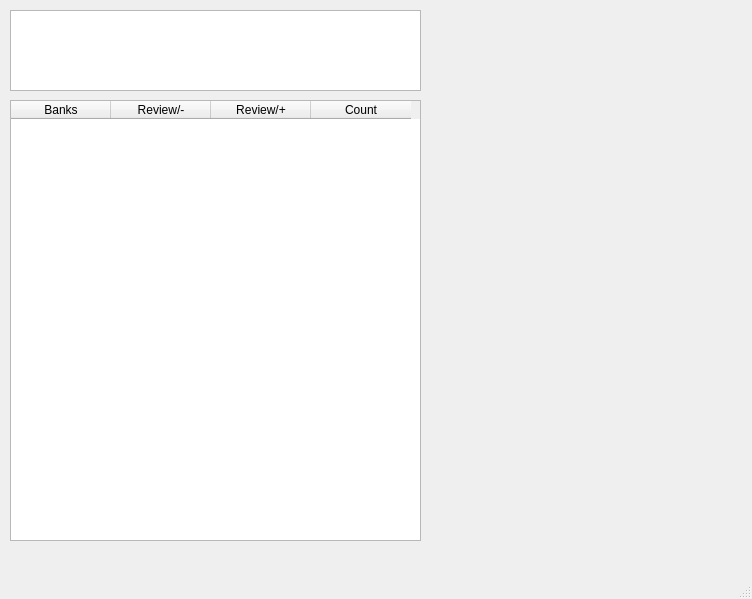
<?xml version="1.0" encoding="UTF-8"?>
<ui version="4.0">
 <class>MainWindow</class>
 <widget class="QMainWindow" name="MainWindow">
  <property name="geometry">
   <rect>
    <x>0</x>
    <y>0</y>
    <width>752</width>
    <height>599</height>
   </rect>
  </property>
  <property name="minimumSize">
   <size>
    <width>752</width>
    <height>599</height>
   </size>
  </property>
  <property name="maximumSize">
   <size>
    <width>752</width>
    <height>599</height>
   </size>
  </property>
  <property name="windowTitle">
   <string>Main Senter</string>
  </property>
  <property name="unifiedTitleAndToolBarOnMac">
   <bool>false</bool>
  </property>
  <widget class="QWidget" name="centralwidget">
   <widget class="QTableWidget" name="tableWidget">
    <property name="geometry">
     <rect>
      <x>10</x>
      <y>100</y>
      <width>411</width>
      <height>441</height>
     </rect>
    </property>
    <column>
     <property name="text">
      <string>Banks</string>
     </property>
    </column>
    <column>
     <property name="text">
      <string>Review/-</string>
     </property>
    </column>
    <column>
     <property name="text">
      <string>Review/+</string>
     </property>
    </column>
    <column>
     <property name="text">
      <string>Count</string>
     </property>
    </column>
   </widget>
   <widget class="QTextEdit" name="textEdit">
    <property name="geometry">
     <rect>
      <x>10</x>
      <y>10</y>
      <width>411</width>
      <height>81</height>
     </rect>
    </property>
   </widget>
  </widget>
  <widget class="QMenuBar" name="menubar">
   <property name="geometry">
    <rect>
     <x>0</x>
     <y>0</y>
     <width>752</width>
     <height>21</height>
    </rect>
   </property>
  </widget>
  <widget class="QStatusBar" name="statusbar"/>
 </widget>
 <resources/>
 <connections>
  <connection>
   <sender>MainWindow</sender>
   <signal>customContextMenuRequested(QPoint)</signal>
   <receiver>textEdit</receiver>
   <slot>paste()</slot>
   <hints>
    <hint type="sourcelabel">
     <x>375</x>
     <y>299</y>
    </hint>
    <hint type="destinationlabel">
     <x>215</x>
     <y>71</y>
    </hint>
   </hints>
  </connection>
 </connections>
</ui>
